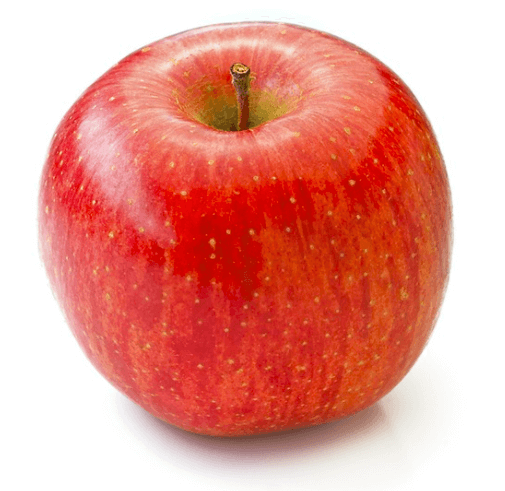
#> input picture python/opencv/img/apple.png, 505 x 491 px
$ jupyter execute --allow-errors ex5.ipynb   (older library calls are emulated)   (text cells are left out)
#> lines starting #> are read from the running program, lines starting #| are printed output that depends on the picture; after the words box and inside, x2 and y2 are one past the last pixel; in counts of white or black regions, pixels touching at a corner belong together; pictures that were not available may be replaced by others from this repository, and a replacement may not be noted
[cell 1]
import cv2
import numpy as np

src=cv2.imread('./img/apple.png',cv2.IMREAD_GRAYSCALE)
#> src: shape (491, 505); min 51, max 255, mean 175
dx=cv2.Sobel(src,-1,1,0,delta=128)
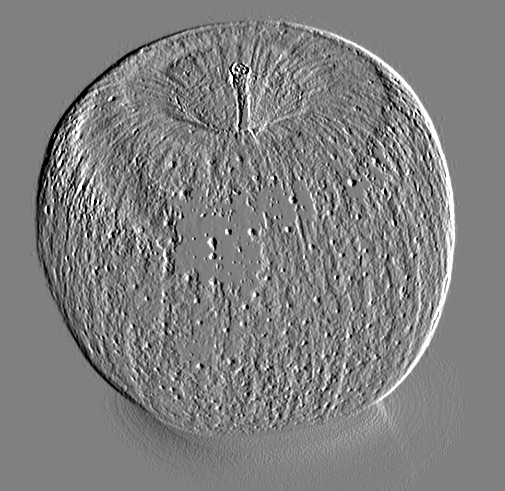
#> dx: shape (491, 505); min 0, max 255, mean 127.7
dy=cv2.Sobel(src,-1,0,1,delta=128)

cv2.imshow('src',src)
cv2.imshow('dx',dx)
cv2.imshow('dy',dy)

cv2.waitKey()
cv2.destroyAllWindows()

[cell 2]
import cv2
import numpy as np
src = cv2.imread('./img/beach.jpg', cv2.IMREAD_GRAYSCALE)
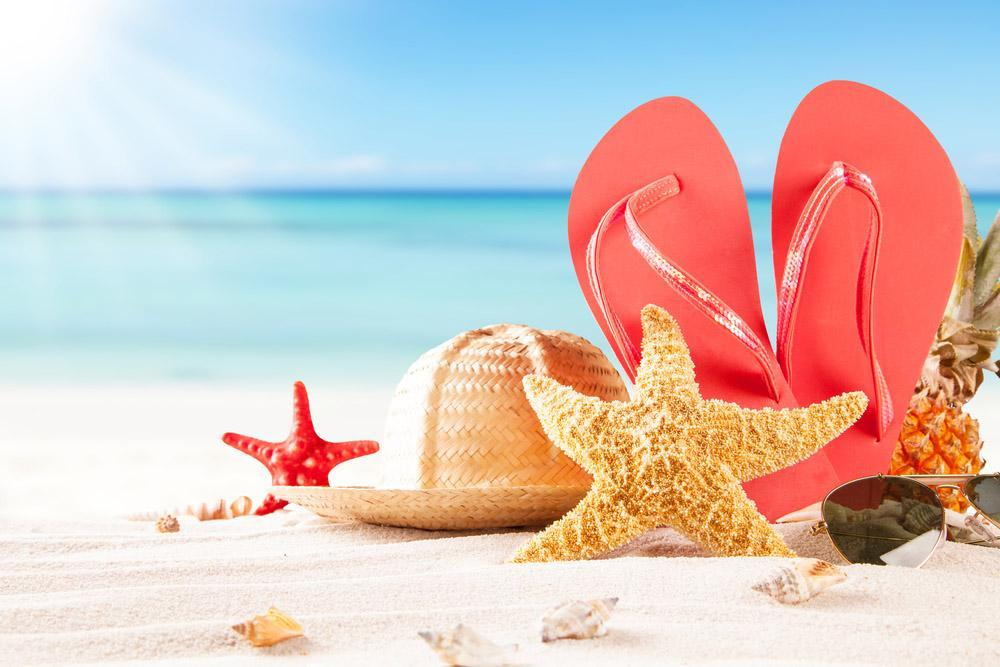
#> input picture python/opencv/img/beach.jpg, 1000 x 667 px
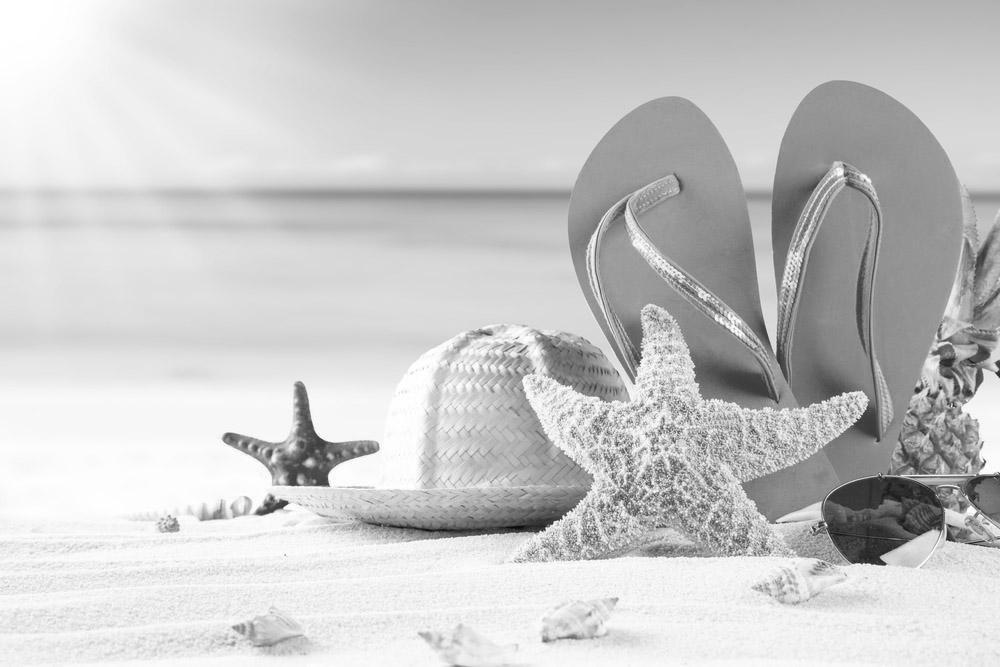
#> src: shape (667, 1000); min 8, max 255, mean 200.6
dx = cv2.Sobel (src, cv2.CV_32F, 1, 0)
#> dx: shape (667, 1000) float32
dy = cv2.Sobel (src, cv2.CV_32F, 0, 1)
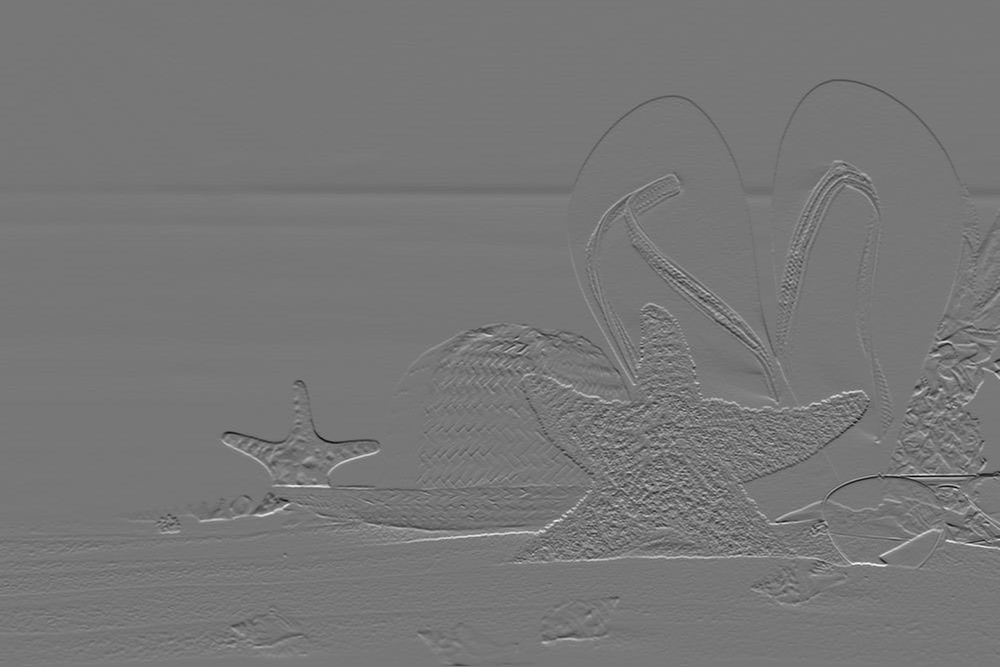
#> dy: shape (667, 1000) float32; min -708, max 805, mean 0.6; drawn with min black and max white

mag = cv2.magnitude(dx, dy)
mag = np.clip(mag, 0, 255).astype(np.uint8)
dst = np.zeros(src.shape[:2], np. uint8)
dst[mag>120] = 255

cv2.imshow('src', src)
cv2.imshow('mag', mag)
cv2.imshow('dst', dst)
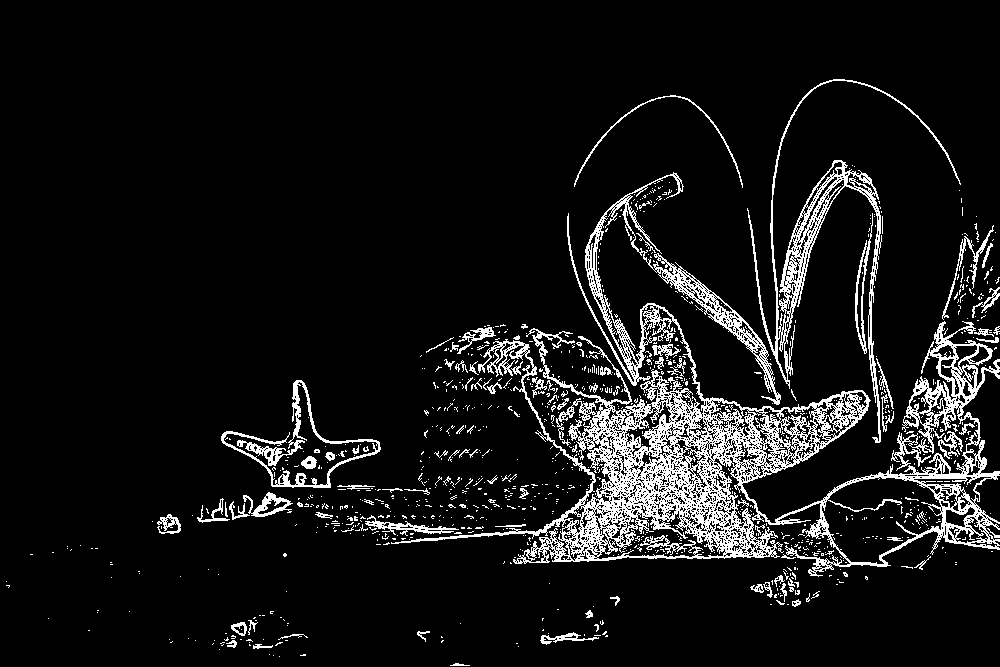
#> window 'dst': shape (667, 1000); 8.6% white in thin lines or dots, all inside (x1, y1, x2, y2) = (6, 79, 1000, 666)
cv2.waitKey()
cv2.destroyAllWindows()

[cell 3]
import cv2

src=cv2.imread('./img/building.png',cv2.IMREAD_GRAYSCALE)
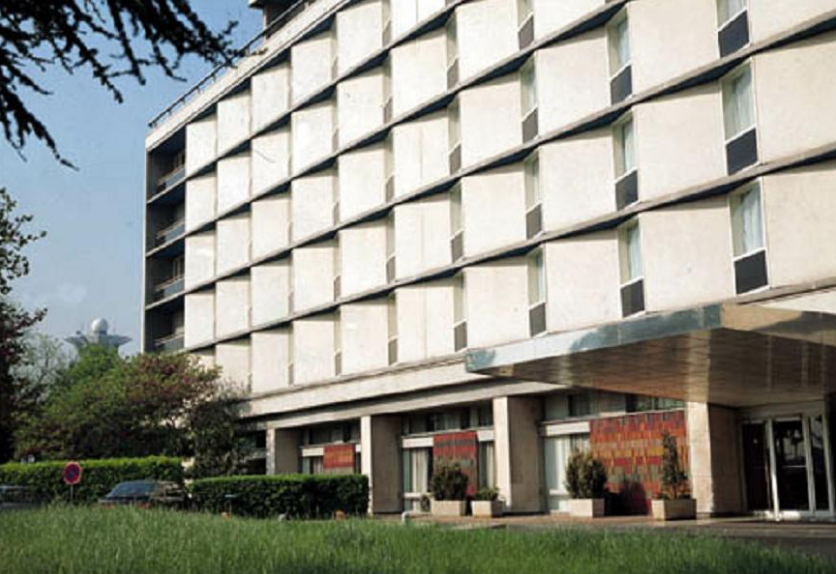
#> input picture python/opencv/img/building.png, 836 x 574 px
#> src: shape (574, 836); min 0, max 255, mean 142.3
dst=cv2.Canny(src,50,150)
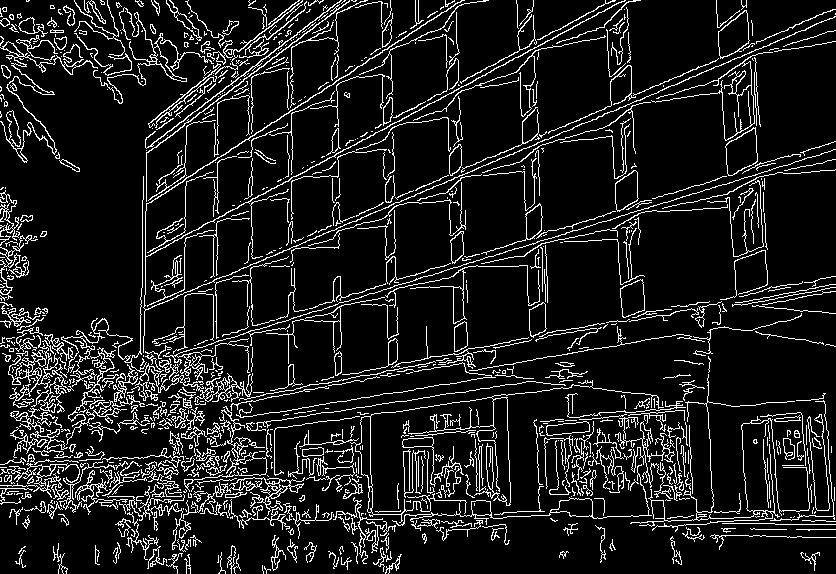
#> dst: shape (574, 836); 11.1% white in thin lines or dots

cv2.imshow('src',src)
cv2.imshow('dst',dst)

cv2.waitKey()
cv2.destroyAllWindows()

[cell 4]
import cv2
import numpy as np
src= cv2.imread('./img/building.png', cv2.IMREAD_GRAYSCALE)
edge = cv2.Canny(src, 50, 150)
lines = cv2.HoughLinesP(edge, 1, np.pi / 180, threshold=80, minLineLength=50, maxLineGap=10)
#> lines = 374 rows, first 6: [140, 311, 835, 16], [142, 207, 462, 0], [307, 169, 625, 0], [174, 240, 490, 72], [146, 154, 349, 1], [735, 302, 815, 288]
dst = cv2.cvtColor(edge, cv2.COLOR_GRAY2BGR)
#> dst: shape (574, 836, 3); 11.1% white in thin lines or dots

if lines is not None:
    for i in range(lines.shape[0]):
        pt1 = (lines[i][0][0], lines[i][0][1])
        pt2 = (lines[i][0][2], lines[i][0][3])
        cv2.line(dst, pt1, pt2, (0, 0, 255), 2, cv2.LINE_AA)
#> this loop made 374 passes
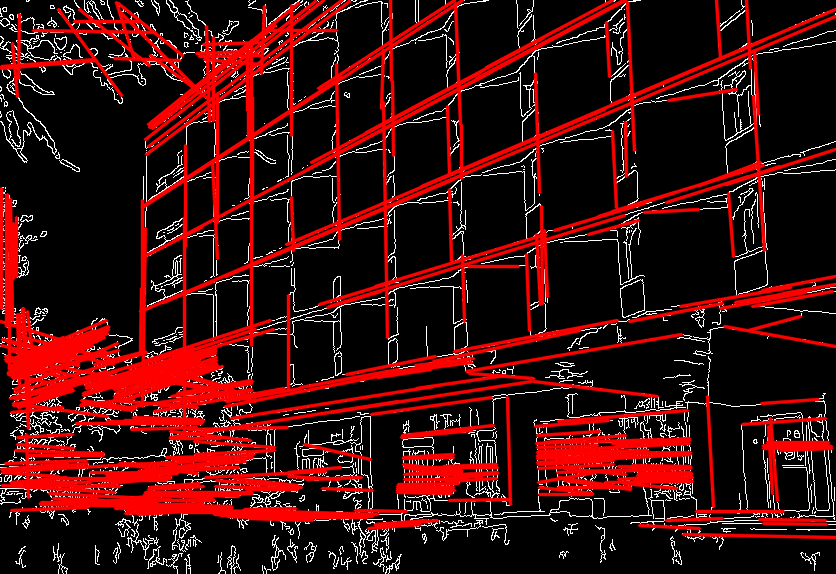
#> dst: shape (574, 836, 3); mean B, G, R 13.8, 13.8, 61.6

cv2.imshow('src', src)
cv2.imshow('dst', dst)
cv2.waitKey()
cv2.destroyAllWindows()

[cell 5]
import cv2
import numpy as np

src = cv2.imread('./img/dial.jpg', cv2.IMREAD_GRAYSCALE)
#> (the rest of this cell did not finish here and is left out)

[cell 6]
import cv2, sys
import numpy as np

src=cv2.imread('./img/dog.jpg', cv2.IMREAD_GRAYSCALE)
temp=cv2.imread('./img/dog_template.jpg', cv2.IMREAD_GRAYSCALE)
#> (the rest of this cell did not finish here and is left out)

[cell 7]
import cv2
src=cv2.imread('./img/people.jpg')
c_xml='./img/haarcascade_frontalface_alt2.xml'

classifier=cv2.CascadeClassifier(c_xml)
faces=classifier.detectMultiScale(src)
#> faces = ()

for (x,y,w,h) in faces:
    cv2.rectangle(src,(x,y,w,h),(255,0,255),2)
#> this loop made 0 passes

cv2.imshow('src',src)
cv2.waitKey()
cv2.destroyAllWindows()

[cell 8]
import cv2, sys
import random
cap = cv2.VideoCapture('./img/vtest.avi')
hog = cv2.HOGDescriptor()
hog.setSVMDetector (cv2.HOGDescriptor_getDefaultPeopleDetector())

while True:
    ret, frame = cap.read()
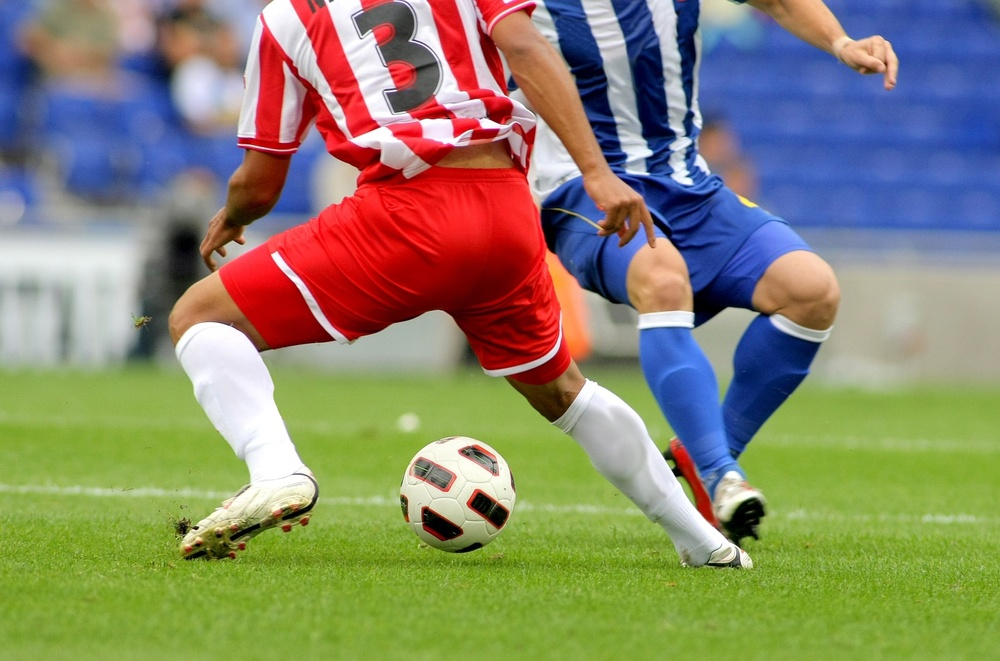
#> input picture python/opencv/day2/data1.jpg, 1000 x 661 px, shrunk from 1434 x 948 before the run, given in place of vtest.avi, which was not available
#> frame is the input picture: shape (661, 1000, 3); mean B, G, R 107.3, 133.3, 136.8

    if not ret:
        break

    detected,_= hog.detectMultiScale(frame)
#> detected = ()

    for (x, y, w, h) in detected:
        c = (random.randint(0, 255), random.randint(0, 255), random.randint(0, 255))
        cv2.rectangle(frame, (x, y, w, h), c, 3)
        cv2.imshow('frame', frame)
    if cv2.waitKey(10) == 27:
#> (key Esc is pressed here)
        break
cv2.destroyAllWindows()
